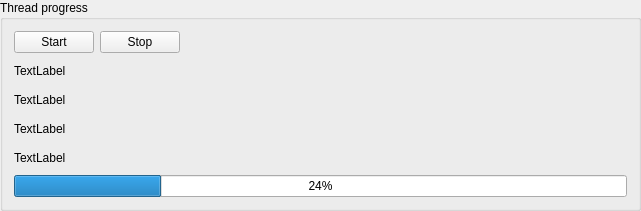
    <widget class="QGroupBox" name="groupBox">
     <property name="geometry">
      <rect>
       <x>500</x>
       <y>330</y>
       <width>641</width>
       <height>211</height>
      </rect>
     </property>
     <property name="title">
      <string>Thread progress</string>
     </property>
     <layout class="QGridLayout" name="gridLayout">
      <item row="0" column="0">
       <widget class="QPushButton" name="pushButtonStartTask">
        <property name="text">
         <string>Start</string>
        </property>
       </widget>
      </item>
      <item row="2" column="0" colspan="3">
       <widget class="QLabel" name="labelTaskInfo1">
        <property name="text">
         <string>TextLabel</string>
        </property>
       </widget>
      </item>
      <item row="0" column="2">
       <spacer name="horizontalSpacer">
        <property name="orientation">
         <enum>Qt::Horizontal</enum>
        </property>
        <property name="sizeHint" stdset="0">
         <size>
          <width>40</width>
          <height>20</height>
         </size>
        </property>
       </spacer>
      </item>
      <item row="4" column="0">
       <widget class="QLabel" name="labelTaskInfo3">
        <property name="text">
         <string>TextLabel</string>
        </property>
       </widget>
      </item>
      <item row="6" column="0" colspan="3">
       <widget class="QProgressBar" name="progressBar">
        <property name="value">
         <number>24</number>
        </property>
       </widget>
      </item>
      <item row="5" column="0">
       <widget class="QLabel" name="labelTaskInfo4">
        <property name="text">
         <string>TextLabel</string>
        </property>
       </widget>
      </item>
      <item row="0" column="1">
       <widget class="QPushButton" name="pushButtonStopTask">
        <property name="text">
         <string>Stop</string>
        </property>
       </widget>
      </item>
      <item row="3" column="0">
       <widget class="QLabel" name="labelTaskInfo2">
        <property name="text">
         <string>TextLabel</string>
        </property>
       </widget>
      </item>
     </layout>
     <zorder>pushButtonStartTask</zorder>
     <zorder>pushButtonStopTask</zorder>
     <zorder>progressBar</zorder>
     <zorder>horizontalSpacer</zorder>
     <zorder>labelTaskInfo1</zorder>
     <zorder>labelTaskInfo3</zorder>
     <zorder>labelTaskInfo4</zorder>
     <zorder>labelTaskInfo2</zorder>
    </widget>
